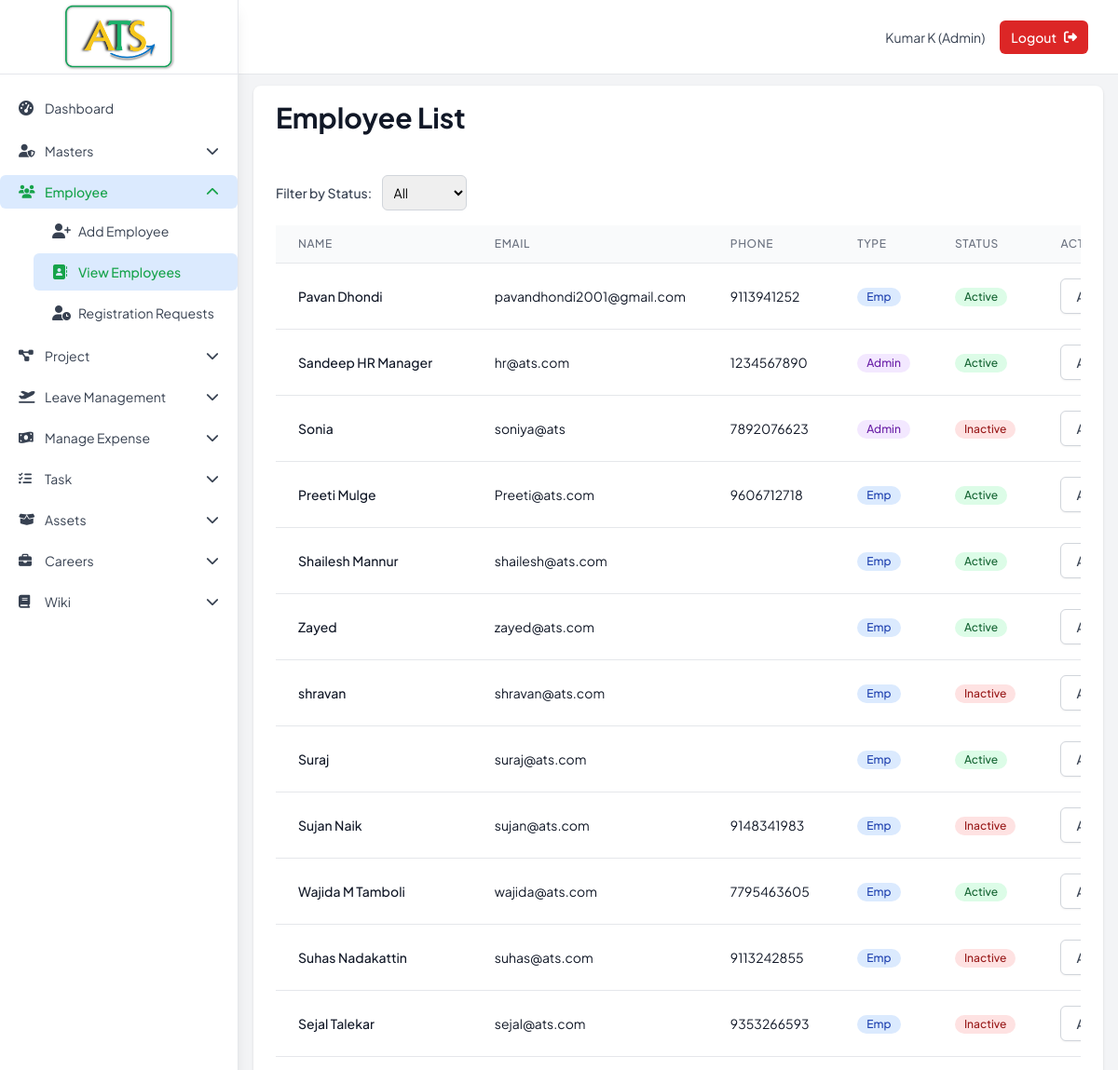
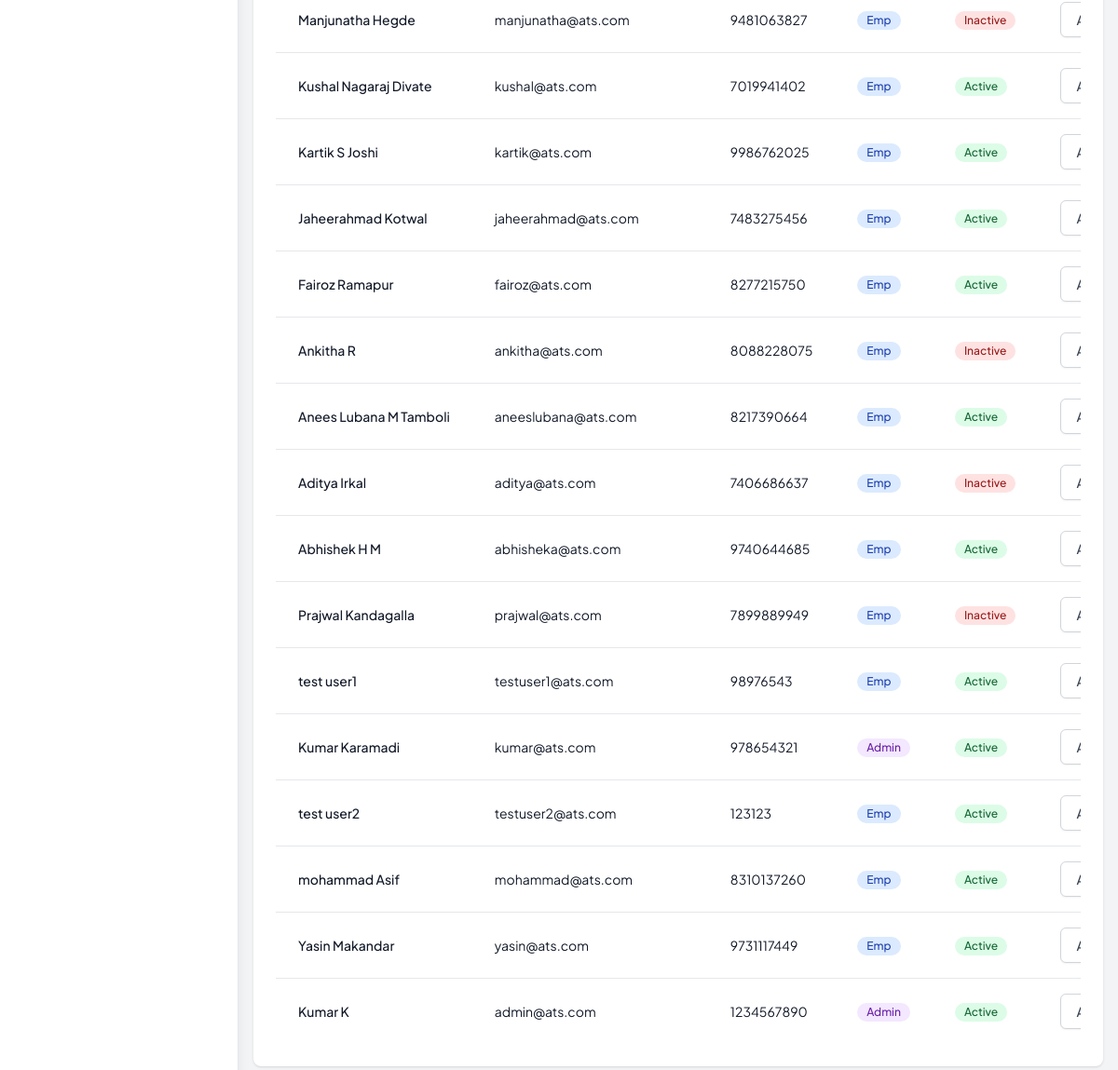
Screenshot of /admin/view_employees (signed in) with the database file from the repository (2 pictures, top to bottom).
### tables this page shows
CREATE TABLE tbl_employee (
                emp_id INTEGER PRIMARY KEY AUTOINCREMENT,
                first_name TEXT NOT NULL,
                last_name TEXT NOT NULL,
                gender TEXT NOT NULL,
                dob DATE NOT NULL,
                address TEXT NOT NULL,
                phone_no TEXT NOT NULL,
                email TEXT UNIQUE NOT NULL,
                password TEXT NOT NULL,
                status TEXT DEFAULT 'active',
                emp_type TEXT DEFAULT 'emp',
                inserted_date DATETIME DEFAULT CURRENT_TIMESTAMP
            , department TEXT);

### app.py (the view)
@app.route('/admin/view_employees')
def view_employees():
    if 'user_id' not in session or session['emp_type'] != 'admin':
        return redirect(url_for('login'))
    status_filter = request.args.get('status_filter', 'all')
    employees = db.get_employees(status_filter=status_filter)
    return render_template('employees/view_employees.html', employees=employees, status_filter=status_filter)

### app.py (called while the page is built)
@app.context_processor
def override_flash():
    already_called = {}
    original_get_flashed_messages = get_flashed_messages
    def custom_get_flashed_messages(*args, **kwargs):
        if already_called.get('called', False):
            return []
        already_called['called'] = True
        return original_get_flashed_messages(*args, **kwargs)
    return dict(get_flashed_messages=custom_get_flashed_messages)

### database.py (called while the page is built)
    def get_connection(self):
        return sqlite3.connect(self.db_name)

    def get_employees(self, status_filter='all'):
        conn = self.get_connection()
        cursor = conn.cursor()
        query = '''
            SELECT emp_id, first_name, last_name, gender, dob, address, phone_no, email, status, emp_type, inserted_date, password, department
            FROM tbl_employee
        '''
        params = []
        if status_filter != 'all':
            query += ' WHERE status = ?'
            params.append(status_filter)
        query += ' ORDER BY inserted_date DESC'
        cursor.execute(query, params)
        employees = cursor.fetchall()
        conn.close()
        return employees

### templates/employees/view_employees.html (shortened to what this page needs)
{% extends "layouts/base.html" %}
{% block content %}
<div class="w-full px-1">
    <div class="bg-white shadow rounded-lg">
        <div class="mb-5">
            <h1 class="text-3xl font-bold text-gray-900 pt-4 text-left pl-6">Employee List</h1>
        </div>
        <div class="px-4 py-5 sm:p-6">
            <div class="mb-4">
                <form method="GET" action="{{ url_for('view_employees') }}">
                    <label for="status_filter" class="mr-2 text-sm font-medium text-gray-700">Filter by Status:</label>
                    <select id="status_filter" name="status_filter" onchange="this.form.submit()"
                        class="border border-gray-300 rounded-md p-2 text-sm focus:outline-none focus:ring-2 focus:ring-blue-500">
                        <option value="all" {% if status_filter=='all' %}selected{% endif %}>All</option>
                    </select>
                </form>
            </div>
            <div class="overflow-x-auto">
                <table class="min-w-full divide-y divide-gray-200">
                    <thead class="bg-gray-50">
                        <tr>
                            <th class="px-6 py-3 text-left text-xs font-medium text-gray-500 uppercase tracking-wider">
                                Name</th>
                            <th class="px-6 py-3 text-left text-xs font-medium text-gray-500 uppercase tracking-wider">
                                Email</th>
                            <th class="px-6 py-3 text-left text-xs font-medium text-gray-500 uppercase tracking-wider">
                                Phone</th>
                            <th class="px-6 py-3 text-left text-xs font-medium text-gray-500 uppercase tracking-wider">
                                Type</th>
                            <th class="px-6 py-3 text-left text-xs font-medium text-gray-500 uppercase tracking-wider">
                                Status</th>
                            <th class="px-6 py-3 text-left text-xs font-medium text-gray-500 uppercase tracking-wider">
                                Actions</th>
                        </tr>
                    </thead>
                    <tbody class="bg-white divide-y divide-gray-200">
                        {% for employee in employees %}
                        <tr>
                            <td class="px-6 py-4 whitespace-nowrap">
                                <div class="text-sm font-medium text-gray-900">{{ employee[1] }} {{ employee[2] }}</div>
                            </td>
                            <td class="px-6 py-4 whitespace-nowrap">
                                <div class="text-sm text-gray-900">{{ employee[7] }}</div>
                            </td>
                            <td class="px-6 py-4 whitespace-nowrap">
                                <div class="text-sm text-gray-900">{{ employee[6] }}</div>
                            </td>
                            <td class="px-6 py-4 whitespace-nowrap">
                                <span class="inline-flex items-center px-2.5 py-0.5 rounded-full text-xs font-medium
                                    {% if employee[9] == 'admin' %}bg-purple-100 text-purple-800
                                    {% else %}bg-blue-100 text-blue-800{% endif %}">
                                    {{ employee[9].title() }}
                                </span>
                            </td>
                            <td class="px-6 py-4 whitespace-nowrap">
                                <span class="inline-flex items-center px-2.5 py-0.5 rounded-full text-xs font-medium
                                    {% if employee[8] == 'active' %}bg-green-100 text-green-800
                                    {% else %}bg-red-100 text-red-800{% endif %}">
                                    {{ employee[8].title() }}
                                </span>
                            </td>
                            <td class="px-6 py-4 whitespace-nowrap text-sm font-medium relative">
                                <div class="relative inline-block text-left">
                                    <button onclick="toggleDropdown(this)"
                                        class="inline-flex justify-center w-full rounded-md border border-gray-300 shadow-sm px-4 py-2 bg-white text-sm font-medium text-gray-700 hover:bg-gray-50">
                                    </button>
                                </div>
            </div>
            </td>
            </tr>
            {% endfor %}
{% endblock %}

### templates/layouts/base.html (style rules this page uses)
html { scroll-behavior:smooth }
body { font-family:"Plus Jakarta Sans",sans-serif; font-size: 14px; }

### rows the page displays
tbl_employee: first_name "Pavan", last_name "Dhondi", email "pavandhondi2001@gmail.com", phone_no "9113941252", emp_type "Emp", status "Active"
tbl_employee: first_name "Sandeep", last_name "HR Manager", email "hr@ats.com", phone_no "1234567890", emp_type "Admin", status "Active"
tbl_employee: first_name "Sonia", email "soniya@ats", phone_no "7892076623", emp_type "Admin", status "Inactive"
tbl_employee: first_name "Preeti", last_name "Mulge", email "Preeti@ats.com", phone_no "9606712718", emp_type "Emp", status "Active"
tbl_employee: first_name "Shailesh", last_name "Mannur", email "shailesh@ats.com", emp_type "Emp", status "Active"
tbl_employee: first_name "Zayed", email "zayed@ats.com", emp_type "Emp", status "Active"
tbl_employee: first_name "shravan", email "shravan@ats.com", emp_type "Emp", status "Inactive"
tbl_employee: first_name "Suraj", email "suraj@ats.com", emp_type "Emp", status "Active"
tbl_employee: first_name "Sujan", last_name "Naik", email "sujan@ats.com", phone_no "9148341983", emp_type "Emp", status "Inactive"
tbl_employee: first_name "Wajida", last_name "M Tamboli", email "wajida@ats.com", phone_no "7795463605", emp_type "Emp", status "Active"
tbl_employee: first_name "Suhas", last_name "Nadakattin", email "suhas@ats.com", phone_no "9113242855", emp_type "Emp", status "Inactive"
tbl_employee: first_name "Sejal", last_name "Talekar", email "sejal@ats.com", phone_no "9353266593", emp_type "Emp", status "Inactive"
tbl_employee: first_name "Manjunatha", last_name "Hegde", email "manjunatha@ats.com", phone_no "9481063827", emp_type "Emp", status "Inactive"
tbl_employee: first_name "Kushal", last_name "Nagaraj Divate", email "kushal@ats.com", phone_no "7019941402", emp_type "Emp", status "Active"
tbl_employee: first_name "Kartik", last_name "S Joshi", email "kartik@ats.com", phone_no "9986762025", emp_type "Emp", status "Active"
tbl_employee: first_name "Jaheerahmad", last_name "Kotwal", email "jaheerahmad@ats.com", phone_no "7483275456", emp_type "Emp", status "Active"
tbl_employee: first_name "Fairoz", last_name "Ramapur", email "fairoz@ats.com", phone_no "8277215750", emp_type "Emp", status "Active"
tbl_employee: first_name "Ankitha", last_name "R", email "ankitha@ats.com", phone_no "8088228075", emp_type "Emp", status "Inactive"
tbl_employee: first_name "Anees Lubana", last_name "M Tamboli", email "aneeslubana@ats.com", phone_no "8217390664", emp_type "Emp", status "Active"
tbl_employee: first_name "Aditya", last_name "Irkal", email "aditya@ats.com", phone_no "7406686637", emp_type "Emp", status "Inactive"
tbl_employee: first_name "Abhishek", last_name "H M", email "abhisheka@ats.com", phone_no "9740644685", emp_type "Emp", status "Active"
tbl_employee: first_name "Prajwal", last_name "Kandagalla", email "prajwal@ats.com", phone_no "7899889949", emp_type "Emp", status "Inactive"
tbl_employee: first_name "test user1", email "testuser1@ats.com", phone_no "98976543", emp_type "Emp", status "Active"
tbl_employee: first_name "Kumar", last_name "Karamadi", email "kumar@ats.com", phone_no "978654321", emp_type "Admin", status "Active"
tbl_employee: first_name "test user2", email "testuser2@ats.com", phone_no "123123", emp_type "Emp", status "Active"
tbl_employee: first_name "mohammad", last_name "Asif", email "mohammad@ats.com", phone_no "8310137260", emp_type "Emp", status "Active"
tbl_employee: first_name "Yasin", last_name "Makandar", email "yasin@ats.com", phone_no "9731117449", emp_type "Emp", status "Active"
tbl_employee: first_name "Kumar", last_name "K", email "admin@ats.com", phone_no "1234567890", emp_type "Admin", status "Active"

### other values shown
{{ label }} "Dashboard Add Employee View Employees Registration Requests"
{{ session.first_name.title() }} "Kumar"
{{ session.last_name.title() }} "K"
{{ session.emp_type.title() }} "Admin"
